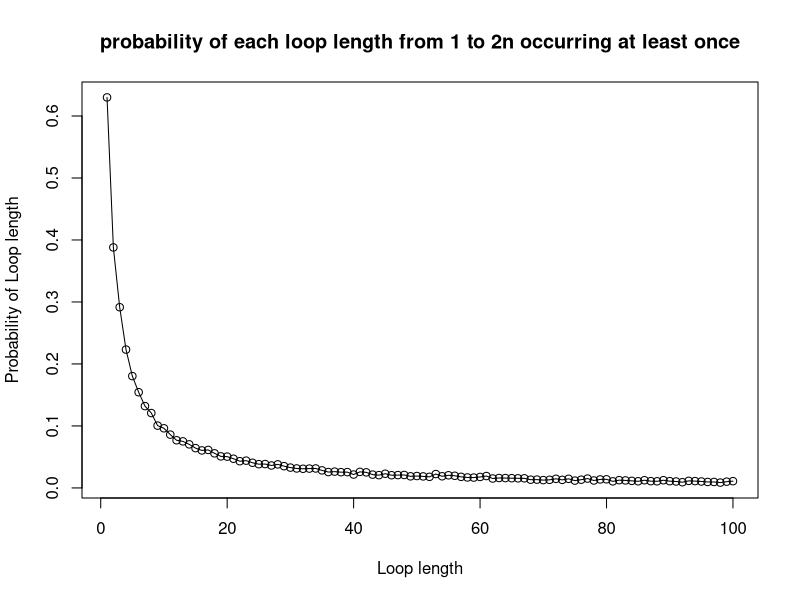
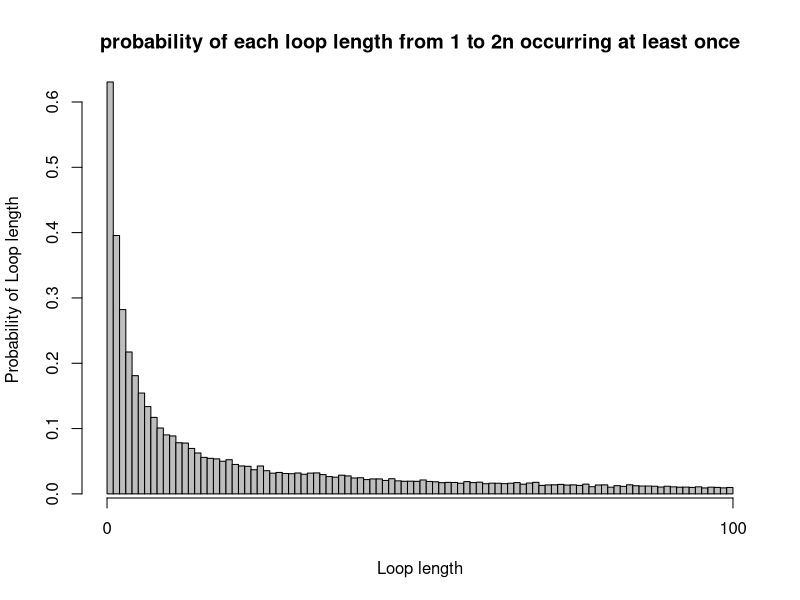

Source code (R) for these figures, in order:
# Karman Singh s1936373
# Viren Sirwani Mulani s1949143
# Alannah Hounat s2434943
# Git repo Link:
# Team member contributions to project:

# INPUT: n <- decides numbers of prisoners, prisoner_number<- prisoner number, numbered_boxes <- numbered boxes
# OUTPUT: the number of successes
# Purpose: Is to find and track the number of successes for us to calculate
# the probabilities in later functions. Also, so code isn't repeated in later functions
success_check <- function(n, prisoner_number, first_box, numbered_boxes) {
  # number of boxes opened by prisoner
  number_of_attempts <- 0
  # value 1 indicates prisoner number found, 0 otherwise
  success <- 0
  # first box opened corresponds to value of k, depending on strategy used, could be 
  # random or prisoners number
  guess <- numbered_boxes[first_box]
  # while loop checks if number of boxes opened is less than or equal to n
  while (number_of_attempts < n) {
    if (guess == prisoner_number) {
      # if prisoner number found, no need to continue looking
      success <- 1
      break
    }
    else {
      # move on to the next box as previous box did not contain prisoner number
      guess <- numbered_boxes[guess]
      # number of attempts goes up by one as prisoner moves on to next box
      number_of_attempts <- number_of_attempts + 1
    }
  }
  
  return (success)
}

# INPUT: n <- decides numbers of prisoners, quantity <- number of items to choose
# OUTPUT: vector of integers of length 'quantity'
# PURPOSE: produce a vector of box numbers of a particular size depending on 
# the strategy. Strategy 2 would require us to return just one box number while 
# strategy 3 requires us to return n random box numbers
produce_random_numbered_boxes <- function(n, quantity) {
  return (sample(1:n, quantity))
}

# INPUT: n <- decides numbers of prisoners, k <- prisoner number, strategy <- 1, 2 or 3,
# numbered_boxes<- numbered boxes
# OUTPUT: 1(success) or 0(fail)
# PURPOSE: This function simulates the first strategy where a prisoner
# picks a box with their number on it, the second strategy where a prisoner
# picks a random box to begin with, and the third strategy where a prisoner
# picks n boxes at random, checking each card for their number
check_success_given_strategy <- function(n, k, strategy, numbered_boxes){
  success_strategy3 <- 0
  # if and else if to select the correct strategy
  if (strategy == 1)
    # first box picked has prisoners number on it
    first_box <- k
  else if (strategy == 2)
    # pick a box with a random number on it by calling the helper function 
    # 'produce_random_numbered_boxes'
    first_box <- produce_random_numbered_boxes(2 * n, 1)
  else if (strategy == 3) {
    # here we need n random boxes, the aforementioned helper function is used again
    random_box <- produce_random_numbered_boxes(2 * n, n)
    for (box in random_box) {
      # if one of the random boxes contains the prisoners number
      if (box == k){
        # count successes
        success_strategy3 <- 1
        break
      }
    }
    return (success_strategy3)
  }
  # check the success, used for strategy 1 and 2
  check <- success_check(n, k, first_box, numbered_boxes)
  return(check)
}

# INPUT: n <- decides numbers of prisoners, k <- prisoner number, strategy <- either 1,2,3,
# nreps <- number of times experiment is done
# OUTPUT: Probability estimate of prisoner k finding their number using given strategy
# PURPOSE: To find the probability of one prisoner finding their number
Pone <- function(n, k, strategy, nreps = 10000) {
  number_of_success <- 0
  for (reps in 1:nreps) {
    # index of numbered_boxes corresponds to the box number, and the value stored
    # at that index corresponds to the numbered card randomly placed in the box
    numbered_boxes <- produce_random_numbered_boxes(2 * n, 2 * n)
    number_of_success <- number_of_success + 
      check_success_given_strategy(n, k, strategy, numbered_boxes)
  }
  # we divide number_of_success by nreps to get a probability of a single prisoner
  # finding their number
  prob_one_estimate <- number_of_success / nreps
  return (prob_one_estimate)
}

# INPUT: n <- decides numbers of prisoners, strategy <- either 1,2,3
# nreps <- number of times experiment is done
# OUTPUT: Probability estimate of all prisoners finding their number using given strategy
# PURPOSE: To find the probability of all prisoners being released
Pall <- function(n, strategy, nreps = 10000) {
  number_of_success <- 0
  for (reps in 1:nreps) {
    # Outside inner loop since the room is returned to original state once 
    # prisoner leaves
    numbered_boxes <- produce_random_numbered_boxes(2 * n, 2 * n)
    for (prisoner_number in 1:(2 * n)) {
      check <- check_success_given_strategy(n, prisoner_number, strategy, numbered_boxes)
      if (check == 0)
        break
    }
    number_of_success <- number_of_success + check
  }
  
  prob_all_estimate <- number_of_success / nreps
  return (prob_all_estimate)
}

cat("Probability estimate of a single prisoner succeeding in finding their number:")
cat("\nn=5\nStrategy 1:", Pone(5, 7, 1))
cat("\nStrategy 2:", Pone(5, 7, 2))
cat("\nStrategy 3:", Pone(5, 7, 3))

cat("\nn=50\nStrategy 1:", Pone(50, 7, 1))
cat("\nStrategy 2:", Pone(50, 7, 2))
cat("\nStrategy 3:", Pone(50, 7, 3))

cat("\nProbability estimate of all prisoners succeeding in finding their numbers:")
cat("\nn=5\nStrategy 1:", Pall(5, 1))
cat("\nStrategy 2:", Pall(5, 2))
cat("\nStrategy 3:", Pall(5, 3))

cat("\nn=50\nStrategy 1:", Pall(50, 1))
cat("\nStrategy 2:", Pall(50, 2))
cat("\nStrategy 3:", Pall(50, 3))

# For Pone evidently the less people there are (the smaller that n is) the better 
# chance of success, which is expected.

# Pall is where we observe a surprising result. 
# Strategy 2 and 3 yield zero/near zero probabilities. Strategy 1 yields an
# approximate probability of 30% and 36% for n=50 and n=5 respectively.
# This seems to be the most optimal strategy.
# Strategy 2 and 3 have an element of randomness to them, as a result there 
# is no guarantee to even eventually find the correct prisoner number.
# In strategy 1 every box leads to another and eventually loops back to the
# prisoner number we began with, this is guaranteed. What is not guaranteed
# is the cycle which contains the prisoner number may have a length greater 
# than n.

# INPUT: n <- decides numbers of prisoners, nreps <- number of times experiment is done
# OUTPUT: 
# PURPOSE: 
dloop <- function(n, nreps = 10000) {
  # count of all the cycles with loop length 1 to 2n that occurred 0 times 
  # in the simulation
  count_loop_length_0_times = rep(0, 2*n)
  #loop over all experiments(number of repetitions)
  for (reps in 1:nreps) {
    # index of numbered_boxes corresponds to the box number, and the value stored
    # at that index corresponds to the numbered card randomly placed in the box
    numbered_boxes <- produce_random_numbered_boxes(2 * n, 2 * n)
    # count of how many times a cycle has 1 to 2n loop length
    count_of_loop_length = rep(0, 2*n)
    # numbers that are already present in a cycle, hence don't need to be 
    # iterated over again
    numbers_iterated_over = c()
    # looping over all prisoner numbers
    for (prisoner_number in 1:(2 * n)) {
      # vector to hold various cycles, length of this vector would give the 
      # length of the cycle that contains the prisoner number
      individual_cycles = c()
      # if prisoner number is not present in any previous cycles, we follow
      # the path of boxes to find the cycle that contains the prisoner number.
      # if the prisoner number is present, then just skip to the next 
      # prisoner number
      if (!(prisoner_number %in% numbers_iterated_over)) {
        individual_cycles = append(individual_cycles, prisoner_number)
        next_box_in_cycle = numbered_boxes[prisoner_number]
        # checks if the card removed from the box contains the prisoner number
        while (next_box_in_cycle != prisoner_number) {
          individual_cycles = append(individual_cycles, next_box_in_cycle)
          next_box_in_cycle = numbered_boxes[next_box_in_cycle]
        }
        count_of_loop_length[length(individual_cycles)] = 
          count_of_loop_length[length(individual_cycles)] + 1
        # appending the numbers in the cycle to the vector that contains all the
        # cycles
        numbers_iterated_over = append(numbers_iterated_over, individual_cycles)
      }
    }
    # finds all loop lengths that occurred 0 times in the experiment and adds 1
    # to the count for each of those loop lengths
    index_loop_length_0_times = grep(0, count_of_loop_length)
    count_loop_length_0_times[index_loop_length_0_times] = 
      count_loop_length_0_times[index_loop_length_0_times] + 1
  }
  prob_loop_length_0_times <- count_loop_length_0_times/nreps
  prob_loop_length_at_least_once <- 1 - prob_loop_length_0_times
  return (prob_loop_length_at_least_once)
}


cat("Probability of loop length from 1 to 2n occurring at least once in a random shuffling of cards to boxes: ")
cat("\nFor n=50: ", dloop(50))

# Here n=50. For the prisoners to be successful, the longest loop must not be greater than
# 50. The probability of not having a loop longer than 50 is equal to the probability
# of a random permutation of the prisoner numbers 1 to 100 having a loop whose length is
# greater than 50. We first need to know the number of permutations of prisoner
# numbers 1 to 100 with a loop of length x>50. That is 100!/x. The probability of 
# of a random permutation containing no loops of length greater than 50 is 
# calculated below:

single_events <- factorial(100)*(1/(51:100))
sum_single_events <- sum(single_events)
prob_no_greater_50 <- 1 - (1/factorial(100))*sum_single_events
cat("The probability of no loop being longer than 50 is:", prob_no_greater_50)


# We use a line graph to visualize the probabilities for each loop length. A line
# graph is used her since we can identify trends in the data. Usually line graphs are
# used to track changes over a short or long period of time. But it can be used in
# this scenario.
n1 <- 50
loop_vector1 <- dloop(n=n1,nreps=10000)
line_graph <- plot(x= 1:(2*n1),
                   y=loop_vector1, 
                   type="o",
                   xlab="Loop length",
                   ylab="Probability of Loop length",
                   main= "probability of each loop length from 1 to 2n occurring at least once")

# A bar chart could be used to compare the different loop lengths. 
# The code is not too different here. Bar-chart may seem a bit cramped
n2 <- 50
loop_vector2 <- dloop(n=n2,nreps=10000)
bar_chart <- barplot(height=loop_vector2, 
                     xlab="Loop length",
                     ylab="Probability of Loop length",
                     main= "probability of each loop length from 1 to 2n occurring at least once",
                     space=0)
# Adds an axis to the current plot
axis(side=1,at=c(0,(2*n2)), tick=TRUE)
